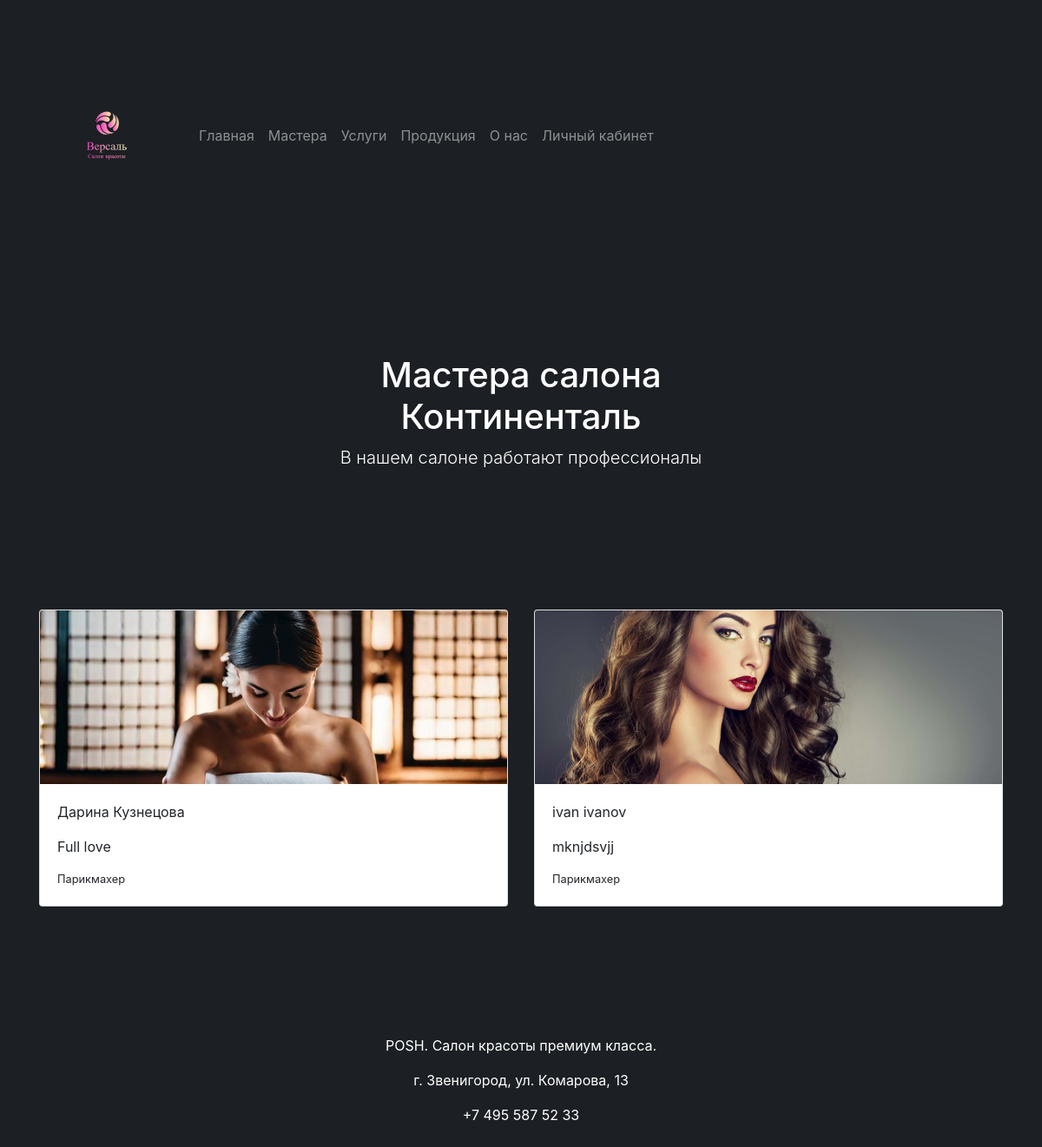
Page /masters/ on the committed database.
### masters/models.py (models this page shows, shortened)
class Masters(models.Model):
    user: Users = models.OneToOneField(Users, on_delete=models.CASCADE, verbose_name='Пользователь')
    position = models.ForeignKey(Position,  on_delete=models.PROTECT, verbose_name='Должность')
    short_description = models.CharField(verbose_name='Краткая информация', max_length=200)
    full_description = models.TextField(verbose_name='Полная информация')
    photo = models.ImageField(verbose_name='Фотография', upload_to='images/')
    admission_date = models.DateField(verbose_name='Дата приема', auto_now_add=True)
    rating = models.PositiveIntegerField(verbose_name='Рейтинг', null=True, blank=True, default=0)
    salary = models.DecimalField(verbose_name='Зарплата', max_digits=8, decimal_places=2)
    slug = models.SlugField(verbose_name='URL', max_length=50, unique=True, db_index=True, blank=True)
    class Meta:
        verbose_name = 'Мастер'
        verbose_name_plural = 'Мастера'

class Users(AbstractUser):
    username = None
    email = models.EmailField(verbose_name='Почта', max_length=50, unique=True, db_index=True)
    phone_number = models.CharField(verbose_name='Номер телефона', max_length=20, unique=True)
    is_customer = models.BooleanField(verbose_name='Клиент', default=True, help_text='Уберите отметку, '
                                                                        'если пользователь является сотрудником салона')
    USERNAME_FIELD = 'email'
    REQUIRED_FIELDS = []
    objects = UserManager()
    class Meta:
        verbose_name = 'Пользователь'
        verbose_name_plural = 'Пользователи'

class Position(models.Model):
    title = models.CharField(verbose_name='Должность', max_length=25)
    def __str__(self):
        return f"{self.title}"
    class Meta:
        verbose_name = 'Должность'
        verbose_name_plural = 'Должности'

### masters/views.py (the view)
# urls.py: path('', views.masters_list, name='masters_list'),
def masters_list(request):
    all_masters = Masters.objects.all()
    return render(request, 'masters/masters_list.html', {'all_masters': all_masters})

### masters/templates/masters/masters_list.html (shortened to what this page needs)
{% extends 'main/main_layout.html' %}
{% load static %}
{% block css_link %}
    <link rel="stylesheet" href="{% static 'masters/css/style.css' %}">
{% endblock %}
{% block content %}
    <section class="py-5 text-center container">
        <div class="row py-lg-5">
            <div class="col-lg-6 col-md-8 mx-auto">
                <h1 class="fw-light text-white">Мастера салона Континенталь</h1>
                <p class="lead text-white">В нашем салоне работают профессионалы</p>
            </div>
        </div>
    </section>
    <div class="album py-5">
        <div class="container">
            <div class="row row-cols-1 row-cols-sm-2 row-cols-md-3 g-3">
                {% for master in all_masters %}
                    <div class="col">
                        <a href="{% url 'master_info' master.slug %}" class="card-link">
                            <div class="card shadow-sm">
                                <img
                                        src="{{ master.photo.url }}"
                                        alt="{{ master.user.first_name }} {{ master.user.second_name }}"
                                        class="bd-placeholder-img card-img-top master-image"
                                />
                                <div class="card-body">
                                    <p class="card-text">{{ master.user.first_name }} {{ master.user.last_name }}</p>
                                    <p class="card-text">{{ master.short_description }}</p>
                                    <div class="d-flex justify-content-between align-items-center">
                                        <small class="text-black-50">{{ master.position }}</small>
                                    </div>
                                </div>
                            </div>
                        </a>
                    </div>
                {% endfor %}
            </div>
        </div>
    </div>
{% endblock %}

### main/static/main/css/main_style.css (style rules this page uses)
body { background-color: #1c1f23; }
header, section, footer { padding: 100px 0; }

### masters/static/masters/css/style.css (style rules this page uses)
.card-link { text-decoration: none; color: inherit; transition: transform 0.2s; }
.master-image { width: 100%; height: 200px; object-fit: cover; }

### rows in the picture
Masters: photo (picture), user.first_name "Дарина", user.last_name "Кузнецова", short_description "Full love", position "Парикмахер"
Masters: photo (picture), user.first_name "ivan", user.last_name "ivanov", short_description "mknjdsvjj", position "Парикмахер"
